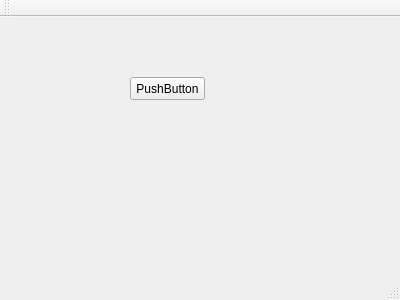
<?xml version="1.0" encoding="UTF-8"?>
<ui version="4.0">
 <class>MainWindow</class>
 <widget class="QMainWindow" name="MainWindow">
  <property name="geometry">
   <rect>
    <x>0</x>
    <y>0</y>
    <width>400</width>
    <height>300</height>
   </rect>
  </property>
  <property name="windowTitle">
   <string>MainWindow</string>
  </property>
  <widget class="QWidget" name="centralWidget">
   <widget class="QPushButton" name="ShowChart">
    <property name="geometry">
     <rect>
      <x>130</x>
      <y>60</y>
      <width>75</width>
      <height>23</height>
     </rect>
    </property>
    <property name="text">
     <string>PushButton</string>
    </property>
   </widget>
  </widget>
  <widget class="QMenuBar" name="menuBar">
   <property name="geometry">
    <rect>
     <x>0</x>
     <y>0</y>
     <width>400</width>
     <height>23</height>
    </rect>
   </property>
  </widget>
  <widget class="QToolBar" name="mainToolBar">
   <attribute name="toolBarArea">
    <enum>TopToolBarArea</enum>
   </attribute>
   <attribute name="toolBarBreak">
    <bool>false</bool>
   </attribute>
  </widget>
  <widget class="QStatusBar" name="statusBar"/>
 </widget>
 <layoutdefault spacing="6" margin="11"/>
 <resources/>
 <connections/>
</ui>
